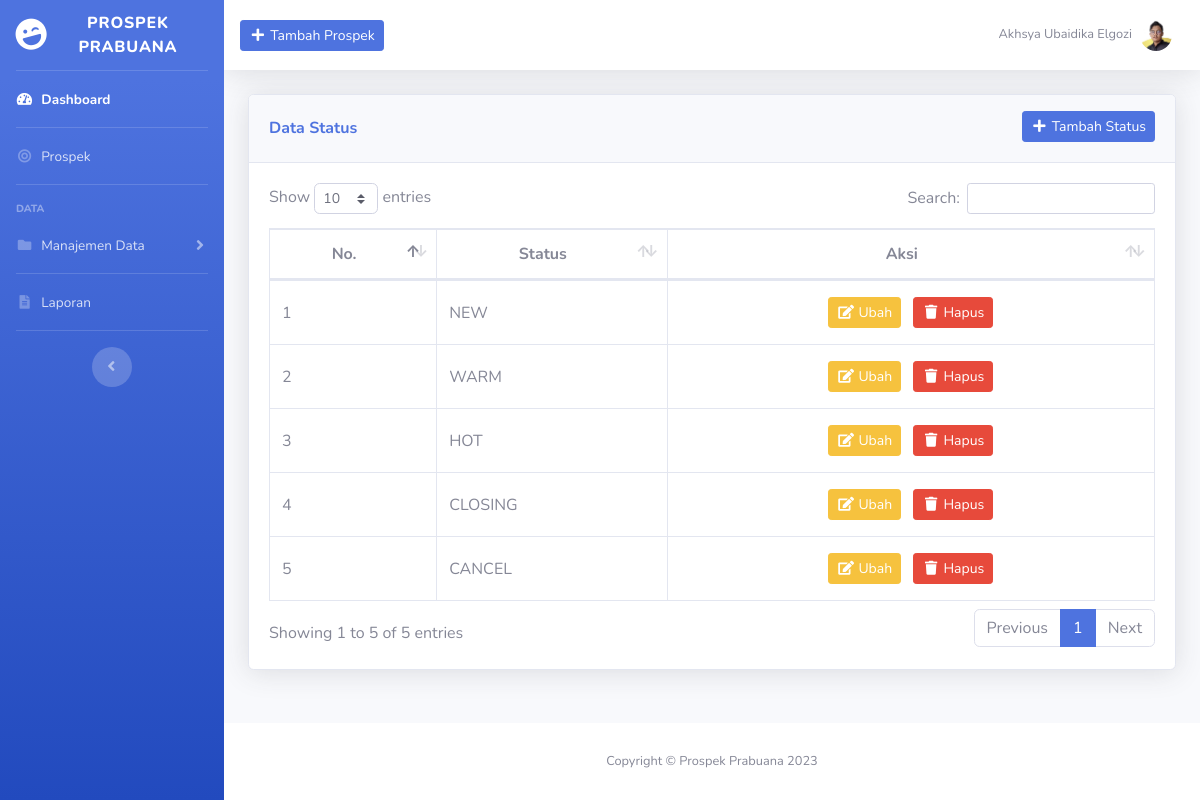
The page /status.php on the database its author committed.
### tables this page shows
CREATE TABLE `status` (
  `id_status` int(11) NOT NULL,
  `status` varchar(10) NOT NULL
);

### status.php (the view, shortened to what this page needs)
<?php
    require_once 'koneksi.php';
    $status = mysqli_query($koneksi, "SELECT * FROM status ORDER BY id_status ASC");
?>
<!DOCTYPE html>
<html lang="en">
<head>
    <?php include_once 'include/head.php'; ?>
</head>
<body id="page-top">
    <div id="wrapper">
        <?php include_once 'include/sidebar.php'; ?>
        <div id="content-wrapper" class="d-flex flex-column">
            <div id="content">
                <?php include_once 'include/topbar.php'; ?>
                <div class="container-fluid">
                    <div class="align-items-center justify-content-between mb-4">
                        <div class="card shadow mb-4">
                            <div class="card-header py-3">
                                <div class="row">
                                    <div class="col head-left">
                                        <h6 class="mt-2 font-weight-bold text-primary">Data Status</h6>
                                    </div>
                                    <div class="col head-right">
                                        <button type="button" class="btn btn-sm btn-primary"  data-toggle="modal" data-target="#tambahStatusModal"><i class="fas fa-fw fa-plus"></i> Tambah Status</button>
                                    </div>
                                </div>
                            </div>
                            <div class="card-body">
                                <div class="table-responsive">
                                    <table class="table table-bordered" id="dataTable" cellspacing="0">
                                        <thead>
                                            <tr class="text-center">
                                                <th>No.</th>
                                                <th>Status</th>
                                                <th>Aksi</th>
                                            </tr>
                                        </thead>
                                        <tbody>
                                            <?php $i = 1; ?>
                                            <?php foreach ($status as $ds): ?>
                                                <tr>
                                                    <td class="align-middle"><?= $i++; ?></td>
                                                    <td class="align-middle"><?= $ds['status']; ?></td>
                                                    <td class="text-center align-middle">
                                                        <a class="btn btn-sm btn-warning text-white m-1" data-toggle="modal" data-target="#ubahStatusModal<?= $ds['id_status']; ?>"><i class="fas fa-fw fa-edit"></i> Ubah</a>
                                                        <a data-nama="<?= $ds['status']; ?>" class="btn-delete btn btn-sm btn-danger text-white m-1" href="hapus_status.php?id_status=<?= $ds['id_status']; ?>"><i class="fas fa-fw fa-trash"></i> Hapus</a>
                                                    </td>
                                                </tr>
                                            <?php endforeach ?>
                                        </tbody>
                                    </table>
                                </div>
                            </div>
                        </div>
                    </div>
                </div>
            </div>
            <?php include_once 'include/footer.php'; ?>
        </div>
    </div>
</body>
</html>

### css/style.css (style rules this page uses)
.head-left { text-align: left; }
.head-right { text-align: right; }

### rows shown on the page
status: status "NEW"
status: status "WARM"
status: status "HOT"
status: status "CLOSING"
status: status "CANCEL"
